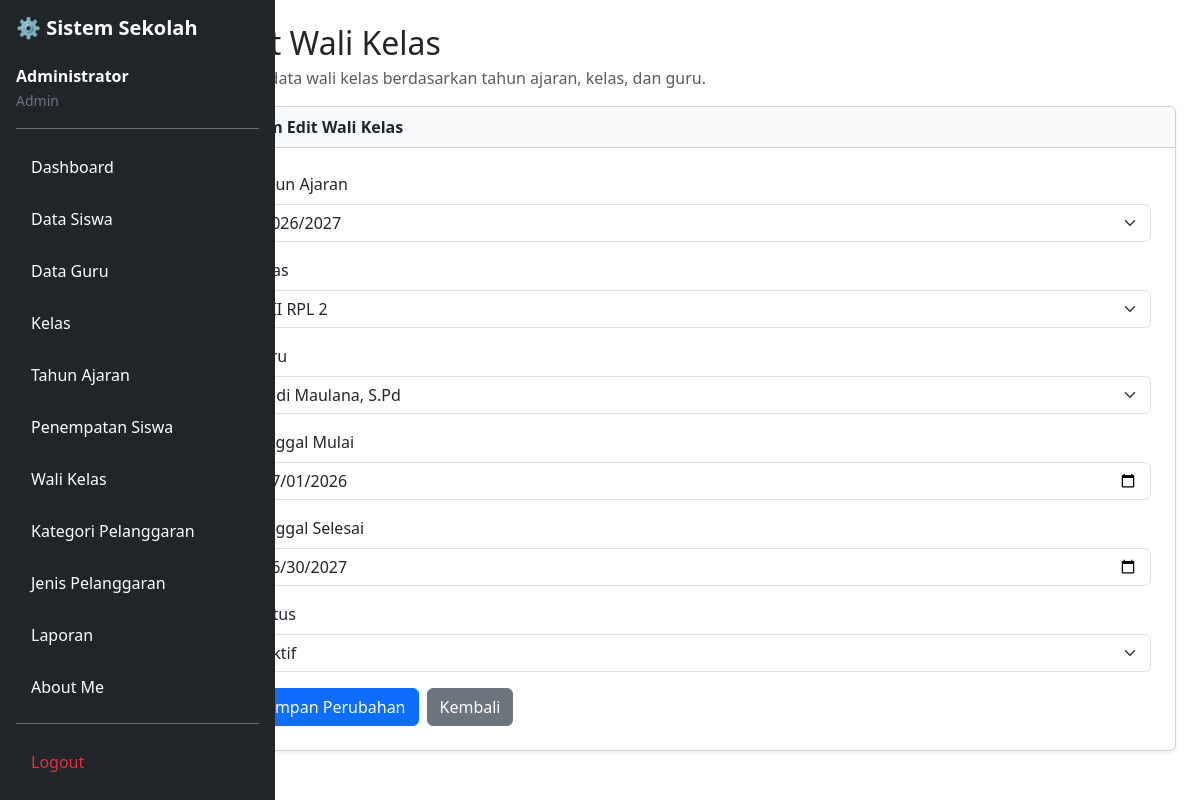
The page /edit_wali_kelas.php?id=2 (signed in) on the database its author committed.
### tables this page shows
CREATE TABLE `t_wali_kelas` (
  `id` int(11) NOT NULL,
  `tahun_ajaran_id` int(11) DEFAULT NULL,
  `kelas_id` int(11) DEFAULT NULL,
  `guru_id` int(11) DEFAULT NULL,
  `tanggal_mulai` date NOT NULL,
  `tanggal_selesai` date NOT NULL,
  `status_aktif` tinyint(1) NOT NULL,
  `created_at` timestamp NOT NULL DEFAULT current_timestamp(),
  `updated_at` timestamp NOT NULL DEFAULT current_timestamp()
);

CREATE TABLE `t_tahun_ajaran` (
  `id` int(11) NOT NULL,
  `nama` varchar(20) DEFAULT NULL,
  `tanggal_mulai` date NOT NULL,
  `tanggal_selesai` date NOT NULL,
  `status_aktif` tinyint(1) NOT NULL,
  `created_at` timestamp NOT NULL DEFAULT current_timestamp(),
  `updated_at` timestamp NOT NULL DEFAULT current_timestamp()
);

CREATE TABLE `t_kelas` (
  `id` int(11) NOT NULL,
  `nama` varchar(100) DEFAULT NULL,
  `tingkat` varchar(20) NOT NULL,
  `jurusan` varchar(100) NOT NULL,
  `status_aktif` tinyint(1) NOT NULL,
  `created_at` timestamp NOT NULL DEFAULT current_timestamp(),
  `updated_at` timestamp NOT NULL DEFAULT current_timestamp()
);

CREATE TABLE `t_guru` (
  `id` int(11) NOT NULL,
  `nip` varchar(18) NOT NULL,
  `nama` varchar(150) DEFAULT NULL,
  `email` varchar(150) NOT NULL,
  `status_aktif` tinyint(1) NOT NULL,
  `user_id` int(11) NOT NULL,
  `created_at` timestamp NOT NULL DEFAULT current_timestamp(),
  `updated_at` timestamp NOT NULL DEFAULT current_timestamp()
);

### edit_wali_kelas.php (the view, shortened to what this page needs)
<?php
include 'config/koneksi.php';
$id = (int) ($_GET['id'] ?? 0);
$stmt = mysqli_prepare($koneksi,
    "SELECT * FROM t_wali_kelas WHERE id = ?"
);
mysqli_stmt_bind_param($stmt, "i", $id);
mysqli_stmt_execute($stmt);
$data = mysqli_fetch_assoc(mysqli_stmt_get_result($stmt));
$tahun = mysqli_query($koneksi,
    "SELECT id, nama FROM t_tahun_ajaran ORDER BY id DESC"
);
$kelas = mysqli_query($koneksi,
    "SELECT id, nama FROM t_kelas ORDER BY nama"
);
$guru = mysqli_query($koneksi,
    "SELECT id, nama FROM t_guru ORDER BY nama"
);
$val_tahun = $_POST['tahun_ajaran_id'] ?? $data['tahun_ajaran_id'];
$val_kelas = $_POST['kelas_id'] ?? $data['kelas_id'];
$val_guru = $_POST['guru_id'] ?? $data['guru_id'];
$val_mulai = $_POST['tanggal_mulai'] ?? $data['tanggal_mulai'];
$val_selesai = $_POST['tanggal_selesai'] ?? ($data['tanggal_selesai'] ?? '');
$val_status = $_POST['status_aktif'] ?? $data['status_aktif'];
?>
<!DOCTYPE html>
<html lang="id">
<head>
    <link href="https://cdn.jsdelivr.net/npm/bootstrap@5.3.8/dist/css/bootstrap.min.css" rel="stylesheet">
</head>
<body>
<div class="container-fluid">
    <div class="row">
        <?php include 'layout/sidebar.php'; ?>
        <main class="col-md-9 col-lg-10 ms-sm-auto px-md-4 py-4">
            <h2 class="mb-1">Edit Wali Kelas</h2>
            <p class="text-muted">
                Ubah data wali kelas berdasarkan tahun ajaran, kelas, dan guru.
            </p>
            <div class="card shadow-sm">
                <div class="card-header bg-light">
                    <strong>Form Edit Wali Kelas</strong>
                </div>
                <div class="card-body p-4">
                    <form method="POST">
                        <div class="mb-3">
                            <label class="form-label">Tahun Ajaran</label>
                            <select name="tahun_ajaran_id"
                                    class="form-select"
                                    required>
                                <?php while ($r = mysqli_fetch_assoc($tahun)): ?>
                                    <option value="<?= $r['id'] ?>"
                                        <?= ($r['id'] == $val_tahun) ? 'selected' : '' ?>>
                                        <?= htmlspecialchars($r['nama']) ?>
                                    </option>
                                <?php endwhile; ?>
                            </select>
                        </div>
                        <div class="mb-3">
                            <label class="form-label">Kelas</label>
                            <select name="kelas_id"
                                    class="form-select"
                                    required>
                                <?php while ($r = mysqli_fetch_assoc($kelas)): ?>
                                    <option value="<?= $r['id'] ?>"
                                        <?= ($r['id'] == $val_kelas) ? 'selected' : '' ?>>
                                        <?= htmlspecialchars($r['nama']) ?>
                                    </option>
                                <?php endwhile; ?>
                            </select>
                        </div>
                        <div class="mb-3">
                            <label class="form-label">Guru</label>
                            <select name="guru_id"
                                    class="form-select"
                                    required>
                                <?php while ($r = mysqli_fetch_assoc($guru)): ?>
                                    <option value="<?= $r['id'] ?>"
                                        <?= ($r['id'] == $val_guru) ? 'selected' : '' ?>>
                                        <?= htmlspecialchars($r['nama']) ?>
                                    </option>
                                <?php endwhile; ?>
                            </select>
                        </div>
                        <div class="mb-3">
                            <label class="form-label">Tanggal Mulai</label>
                            <input type="date"
                                   name="tanggal_mulai"
                                   class="form-control"
                                   value="<?= htmlspecialchars($val_mulai) ?>"
                                   required>
                        </div>
                        <div class="mb-3">
                            <label class="form-label">Tanggal Selesai</label>
                            <input type="date"
                                   name="tanggal_selesai"
                                   class="form-control"
                                   value="<?= htmlspecialchars($val_selesai) ?>">
                        </div>
                        <div class="mb-3">
                            <label class="form-label">Status</label>
                            <select name="status_aktif" class="form-select">
                                <option value="1"
                                    <?= ($val_status == 1) ? 'selected' : '' ?>>
                                    Aktif
                                </option>
                            </select>
                        </div>
                        <div class="d-flex gap-2">
                            <button type="submit" class="btn btn-primary">
                                Simpan Perubahan
                            </button>
                            <a href="wali_kelas.php" class="btn btn-secondary">
                                Kembali
                            </a>
                        </div>
                    </form>
                </div>
            </div>
        </main>
    </div>
</div>
</body>
</html>

### rows shown on the page
t_wali_kelas: tahun_ajaran_id "2026/2027", kelas_id "XII RPL 2", guru_id "Aldi Maulana, S.Pd", tanggal_mulai "07/01/2026", tanggal_selesai "06/30/2027", status_aktif "Aktif"

### other values the page prints
$_SESSION['name'] "Administrator"
str_replace('_', ' ', $role) "Admin"
$item[0] "Dashboard"
$item[0] "Data Siswa"
$item[0] "Data Guru"
$item[0] "Kelas"
$item[0] "Tahun Ajaran"
$item[0] "Penempatan Siswa"
$item[0] "Wali Kelas"
$item[0] "Kategori Pelanggaran"
$item[0] "Jenis Pelanggaran"
$item[0] "Laporan"
$item[0] "About Me"
